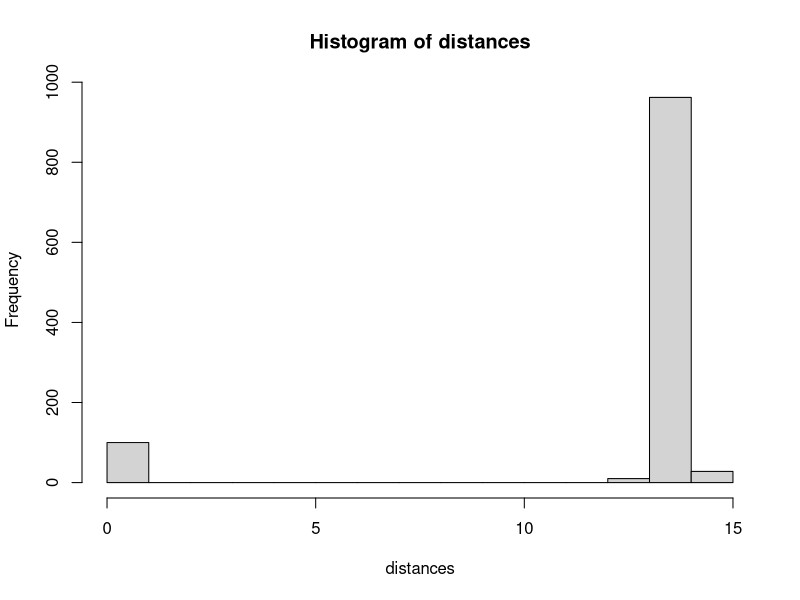

Reproduce this figure in R.
# NN (Euclidean) distances in high dimensions:

n <- 1100 # dimensions
num_sim <- 1000 # number of draws

# Note: num_sim needs to be >= n since the for loop below only runs until num_sim

# Let's draw random vectors from the unit cube [0,1]^n

length_of_unit_vector <- norm(rep(1,n), type="2")

distances <- rep(0, n)
for(i in 1:num_sim){
  x1 <- runif(n)
  x2 <- runif(n)
  distances[i] <- norm(x1 - x2, type = "2")
}

hist(distances)
summary(distances)
sum(distances == 0) # exactly 100! Why?
# This happens as soon as n > num_sim and gives exactly the difference zeros.



